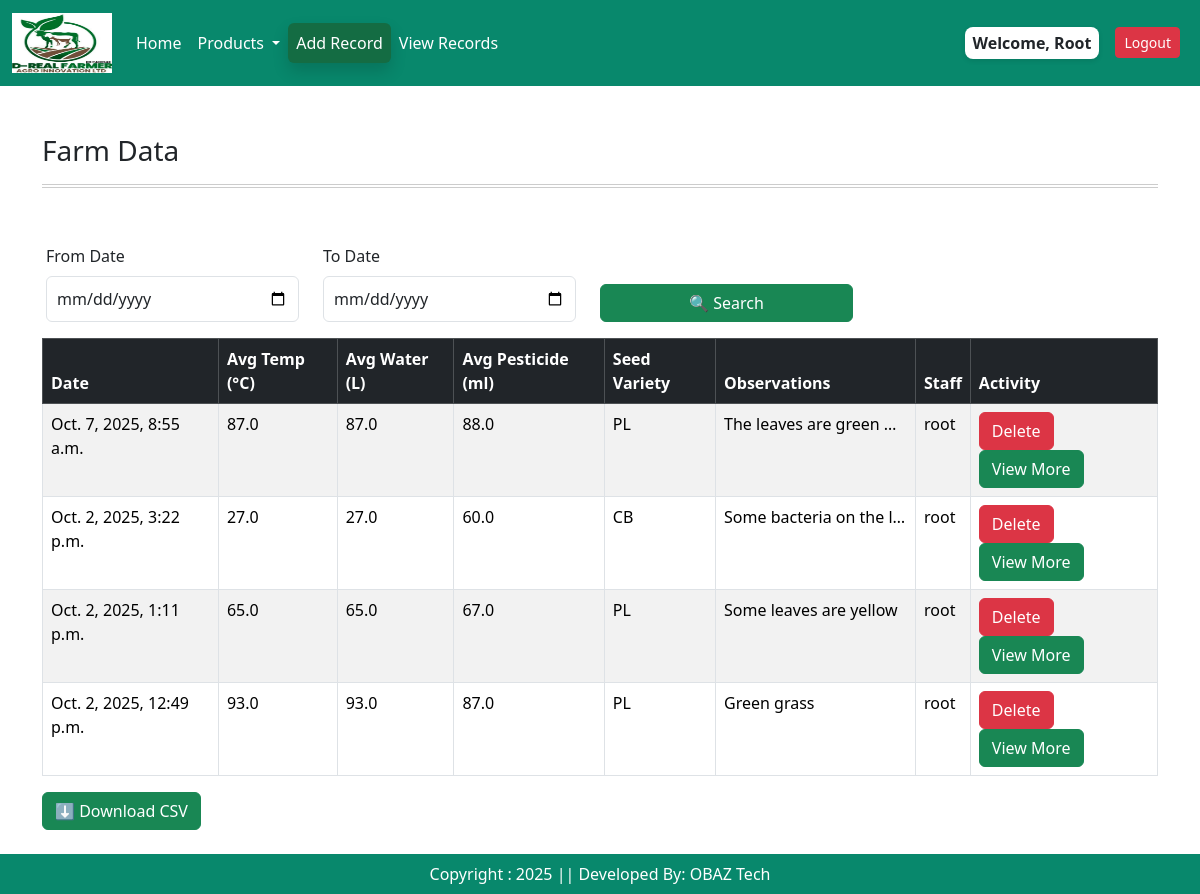
The app's page /viewrecords/ (signed in), older data.
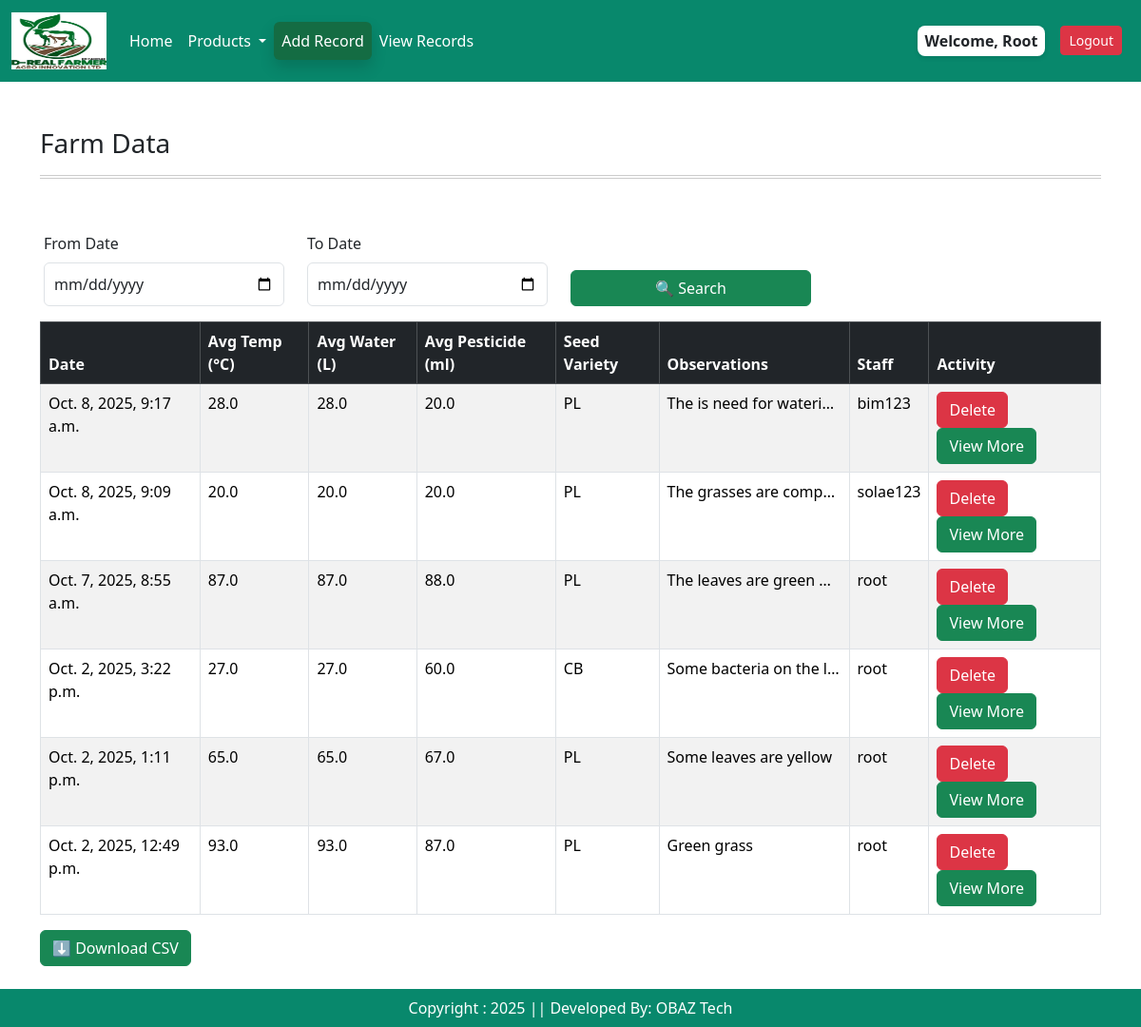
The same page, newer data.
### app/models.py (models this page shows, shortened)
class Farminputs(models.Model):
    user = models.ForeignKey(User, on_delete=models.CASCADE)
    avg_temp = models.FloatField()
    avg_water = models.FloatField()
    avg_pesticide = models.FloatField()
    pesticide_name = models.CharField(choices = pesticide_choices, max_length = 2)
    fertilizer_name = models.CharField(choices = fertilizer_choices, max_length = 7)
    avg_fertilizer = models.FloatField() # in kilograms per hectare(kg/ha)
    seed_variety = models.CharField(choices = seed_choices, max_length = 2)
    daily_observation = models.TextField( default = '')
    created_at = models.DateTimeField(auto_now_add=True)
    class Meta:
        verbose_name = "Farminputs"
        verbose_name_plural = "Farminputs"  # Prevents Django from adding "s"

### app/views.py (the view)
# urls.py: path('viewrecords/', views.records, name = "viewrecords"),
@login_required(login_url = 'user_login')
def records(request):
    recordz = Farminputs.objects.all().order_by('-created_at')
    context = {
        'recordz':recordz,
    }
    return render(request,"records.html", context)

### app/templates/records.html (shortened to what this page needs)
{% extends 'base.html' %}
{% load static %}
{% block main-content %}
<body>
<div class="container mt-5">
<div class="container">
<h3 class="mb-3">Farm Data</h3>
 <hr class="gradient-double">
<div class = "row">
  <div class="row mt-4 p-3">
    <div class="col-md-3">
      <label for="fromDate" class="form-label">From Date</label>
      <input type="date" id="fromDate" class="form-control">
    </div>
    <div class="col-md-3">
      <label for="toDate" class="form-label">To Date</label>
      <input type="date" id="toDate" class="form-control">
    </div>
    <div class="col-md-3 d-flex align-items-end">
      <button class="btn btn-success w-100" onclick="filterByDate()">🔍 Search</button>
    </div>
  </div>
  <div class="table-responsive">
    <table class="table table-bordered table-striped table-hover" id="farmTable">
      <thead class="table-dark">
        <tr>
          <th>Date</th>
          <th>Avg Temp (°C)</th>
          <th>Avg Water (L)</th>
          <th>Avg Pesticide (ml)</th>
          <th>Seed Variety</th>
          <th  class="fixed-col">Observations </th>
           <th>Staff</th>
            <th>Activity</th>
        </tr>
      </thead>
      <tbody>
      {% for item in recordz %}
        <tr>
          <td>{{ item.created_at }}</td>
          <td>{{ item.avg_water}}</td>
          <td>{{item.avg_water}}</td>
          <td>{{item.avg_pesticide}}</td>
          <td>{{ item.seed_variety}}</td>
          <td class="fixed-col">{{item.daily_observation }}</td>
            <td>{{ item.user}}</td>
          <td>
          <a  class="btn btn-danger"  href = "{% url 'farmrecordsdelete' item.id %}" >Delete</a>
          <a type="button" class="btn btn-success" href = "{% url 'farmrecordsedit' item.id %}">View More</a>
          </td>
        </tr>
  {% endfor %}
      </tbody>
    </table>
  </div>
  <div class="mb-3">
    <button class="btn btn-success" onclick="downloadTable()">⬇ Download CSV</button>
  </div>
 </div>
  </div>
</div>
<br/><br/>
{% endblock main-content %}

### app/templates/base.html (shortened to what this page needs)
<!DOCTYPE html>
{% load static %}
<html lang="en">
<head>
    <link href = "https://cdn.jsdelivr.net/npm/bootstrap@5.3.3/dist/css/bootstrap.min.css" rel = "stylesheet"
    />
    <link href="https://cdn.jsdelivr.net/npm/bootstrap-icons/font/bootstrap-icons.css" rel="stylesheet"/>
    <link rel = "stylesheet" href = "{% static '/css/owl.carousel.min.css' %}" />
    <link rel = "stylesheet" href = "{% static '/css/all.min.css' %}" />
     <link rel = "stylesheet" href = "{% static '/css/style.css' %}" />
</head>
<body>
<div class = "row">
  <div class = "col-sm-12">
<nav class="navbar navbar-expand-lg" >
  <div class="container-fluid">
   <a class="navbar-brand" href="{% url 'home' %}"><img src = "{% static "/images/site_logo.png" %}" width = "100" height = "60"/></a>
{% if user.is_authenticated %}
    <div class="collapse navbar-collapse" id="navbarNavDropdown">
      <ul class="navbar-nav me-auto mb-2 mb-lg-0">
        <li class="nav-item">
          <a class="nav-link active" aria-current="page" href="#">Home</a>
        </li>
        <li class="nav-item dropdown">
          <a class="nav-link dropdown-toggle" href="#" role="button" data-bs-toggle="dropdown" aria-expanded="false">
            Products
          </a>
        </li>
           <li class="nav-item">
          <a class="nav-link active btn btn-success shadow" aria-current="page" href="{% url 'register' %}">Add Record</a>
        </li>
   <li class="nav-item">
          <a class="nav-link active" aria-current="page" href="{% url 'viewrecords' %}">View Records</a>
        </li>
      </ul>
      <ul class="navbar-nav ml-auto">
         <li class="nav-item p-2">
       {% if request.user.is_authenticated %} <span class = "welcome-user text-dark text-capitalize px-2 py-1">  welcome, {{request.user}} {% endif %}</span>
        </li>
        <li class="nav-item p-2">
           <a href="{% url 'user_logout' %}" class="btn btn-danger btn-sm">Logout</a>
        </li>
</ul>
   {% endif %}
    </div>
  </div>
</nav>
</div>
{% block main-content %}{% endblock main-content %}
<footer class = "container-fluid fixed-bottom text-white text-center p-2 mt-5">
Copyright : 2025 || Developed By: OBAZ Tech
</footer>
</body>
</html>

### app/static/css/style.css (style rules this page uses)
.navbar { background-color: rgb(8, 136, 108) !important; }
.nav-link { color: white !important; }
footer { background-color: rgb(8, 136, 108) !important; }
.form-control { padding: 10px !important; }
.fixed-col { width: 200px; max-width: 200px; white-space: nowrap; overflow: hidden; text-overflow: ellipsis; }
.gradient-double { border: none; height: 4px; background: linear-gradient(to bottom, #333 33%, transparent 33%, transparent 66%, #333 66%); }
.welcome-user { background-color: #fff; border-radius: 8px; font-weight: 600; box-shadow: 0 2px 5px rgba(0, 0, 0, 0.1); display: inline-block; }

Row changes from the older to the newer data that the page shows:
added Farminputs: created_at "Oct. 8, 2025, 9:17 a.m.", avg_water "28.0", avg_pesticide "20.0", seed_variety "PL", daily_observation "The is need for wateri…", user "bim123"
added Farminputs: created_at "Oct. 8, 2025, 9:09 a.m.", avg_water "20.0", avg_pesticide "20.0", seed_variety "PL", daily_observation "The grasses are comp…", user "solae123"
